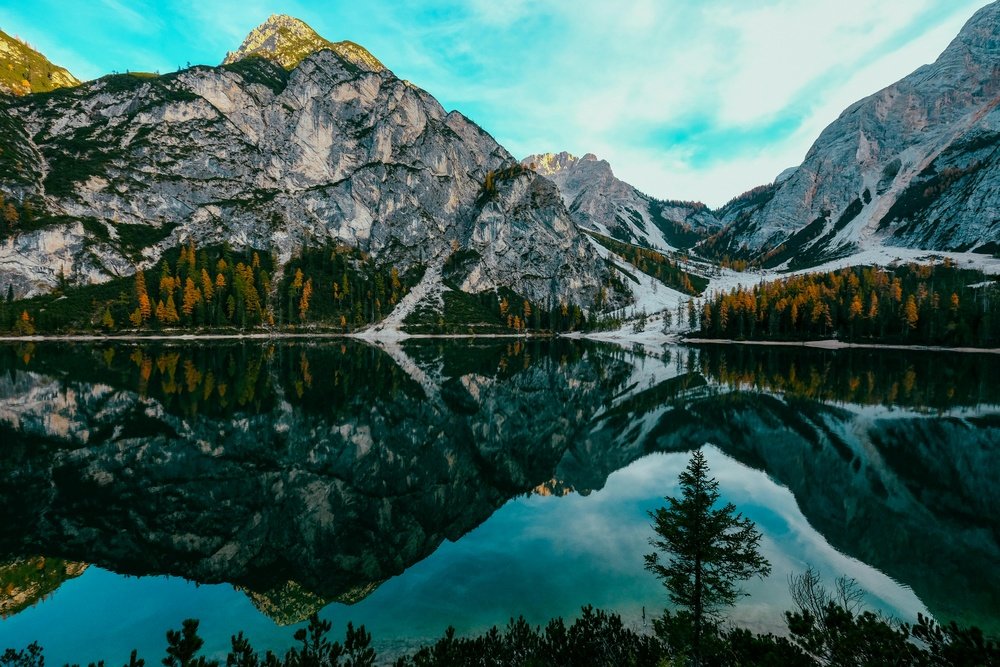
#> input picture Week 6/Day 2/reverse_image/images/img1.jpg, 1000 x 667 px, shrunk from 6000 x 4000 before the run
$ python __main__.py
#> lines starting #> are read from the running program, lines starting #| are printed output that depends on the picture
### Week 6/Day 2/reverse_image/modules/single_process.py
from PIL import Image
import time
def single_process(path):
#> called with path = './images/img1.jpg'
    img = Image.open(path)
#> img is the input picture: PIL image 1000x667 RGB; mean R, G, B 59.7, 94.6, 89.3

    width, height = img.size
#> width = 1000; height = 667

    pix = img.load()

    start_time = time.time()
    # go through each pixel and reverse i
    for y in range(height):
        for x in range(width):
            # reverse the pixel by getting the absolute value of 255 minus the pixel
            r = abs(255 - pix[x,y][0])
            g = abs(255 - pix[x,y][1])
            b = abs(255 - pix[x,y][2])
            # save new pixel
            pix[x,y] = (r, g, b)

    end_time = time.time()
    total = end_time - start_time
    print(f"Image reversing with single thread took {total}")
    # show new image
    img.show()
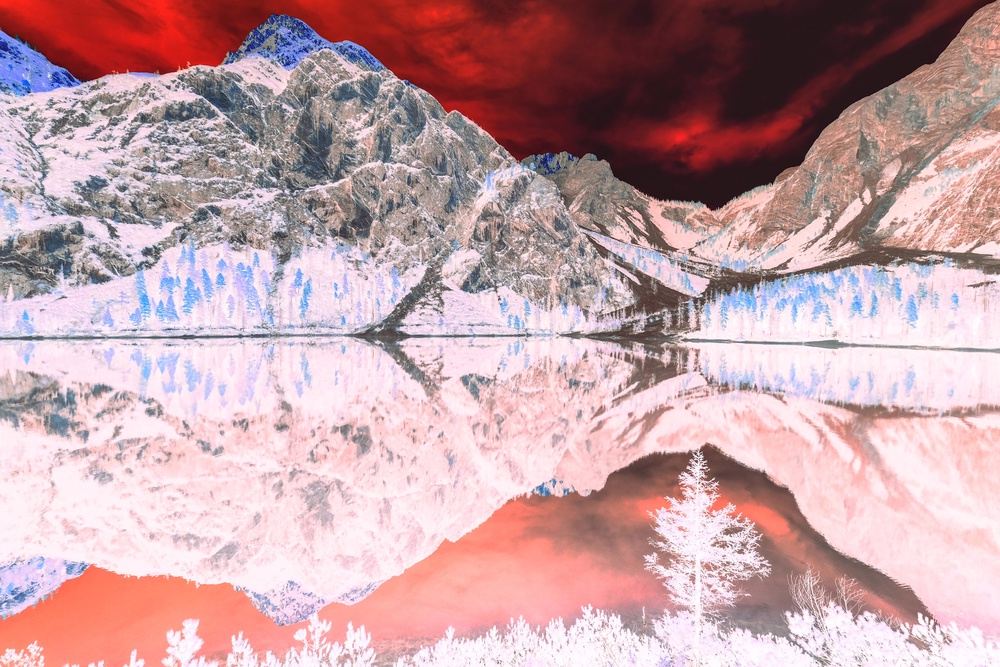
#> shown: PIL image 1000x667 RGB; mean R, G, B 195.3, 160.4, 165.7
    img.save('./images/single_process_reversed.jpg')

### Week 6/Day 2/reverse_image/modules/multi_process.py
from PIL import Image
import concurrent.futures
import time

def process_chunk(path, width, start_y, end_y):
    img = Image.open(path)
    pix = img.load()
    for y in range(start_y, end_y):
        for x in range(width):
            r = abs(255 - pix[x, y][0])
            g = abs(255 - pix[x, y][1])
            b = abs(255 - pix[x, y][2])
            pix[x, y] = (r, g, b)
    return img, start_y, end_y

def multi_process(path):
#> called with path = './images/img1.jpg'
    img = Image.open(path)
    width, height = img.size
#> width = 1000; height = 667

    start_time = time.time()
    # number of processes to use
    # each process will take 1/8th of the image, which is (6000x500) pixels each
    num_of_processes = 8
    # number of height pixels each process will work on (4000/8 = 500)
    pixels_per_process = height // num_of_processes
#> pixels_per_process = 83

    # use ProcessPoolExecutor to execute the process_chunk function concurrently
    with concurrent.futures.ProcessPoolExecutor() as executor:
        futures = []
        for i in range(num_of_processes):
            # calculate the starting and ending y-coordinate for each process
            start_y = i * pixels_per_process
            end_y = start_y + pixels_per_process
            # submit the process_chunk function to the executor
            futures.append(executor.submit(process_chunk, path, width, start_y, end_y))
#> after the loop, futures = 8 items
        # retrieve the images and start_y, end_y from each process when it finishes
        processed_images = [future.result() for future in concurrent.futures.as_completed(futures)]
#> processed_images = 8 items

    end_time = time.time()
    total = end_time - start_time
    print(f"Image reversing with multiprocessing took {total}")

    # create a new blank image with the same width and height
    final_img = Image.new('RGB', (width, height))
#> final_img: PIL image 1000x667 RGB; every value is 0

    # loop through each processed image and its start_y end_y values
    for processed_img, start_y, end_y in sorted(processed_images, key=lambda x: x[1]):
        # (0, start_y, width, end_y) this is the coordenations of the box that has the edited part of the image, we want to crop the image to include only this part
        # crop the processed image to include only the edited part
        edited_region = processed_img.crop((0, start_y, width, end_y))
        # paste the edited region on the image
        final_img.paste(edited_region, (0, start_y))
#> this loop made 8 passes
#> (start_y, end_y) on passes 1 to 8: (0, 83), (83, 166), (166, 249), (249, 332), (332, 415), (415, 498), (498, 581), (581, 664)
#> pass 1, in multi_process, `edited_region = processed_img.crop((0, start_y, width, end_y))`:
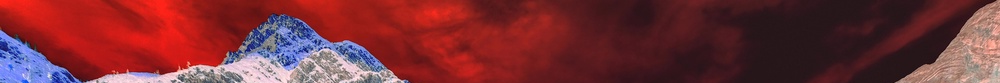
#> edited_region: PIL image 1000x83 RGB; mean R, G, B 118.8, 47.9, 53.4
#> pass 2, in multi_process, `edited_region = processed_img.crop((0, start_y, width, end_y))`:
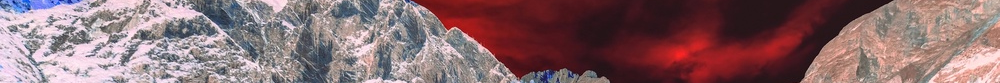
#> edited_region: PIL image 1000x83 RGB; mean R, G, B 136.5, 106.2, 110.1
#> pass 3, in multi_process, `edited_region = processed_img.crop((0, start_y, width, end_y))`:
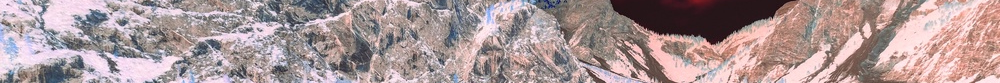
#> edited_region: PIL image 1000x83 RGB; mean R, G, B 169.6, 150.2, 151.1
#> after the loop:
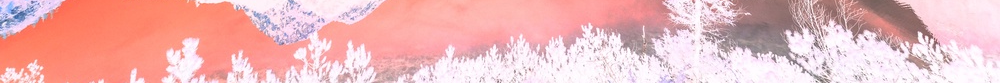
#> edited_region: PIL image 1000x83 RGB; mean R, G, B 237.2, 184.7, 186.1

    final_img.show()
    final_img.save('./images/multi_process_reversed.jpg')

### Week 6/Day 2/reverse_image/__main__.py
from modules.single_process import single_process
from modules.multi_process import multi_process

def main():
    single_process('./images/img1.jpg')
    multi_process('./images/img1.jpg')

if __name__ == "__main__":
    main()
